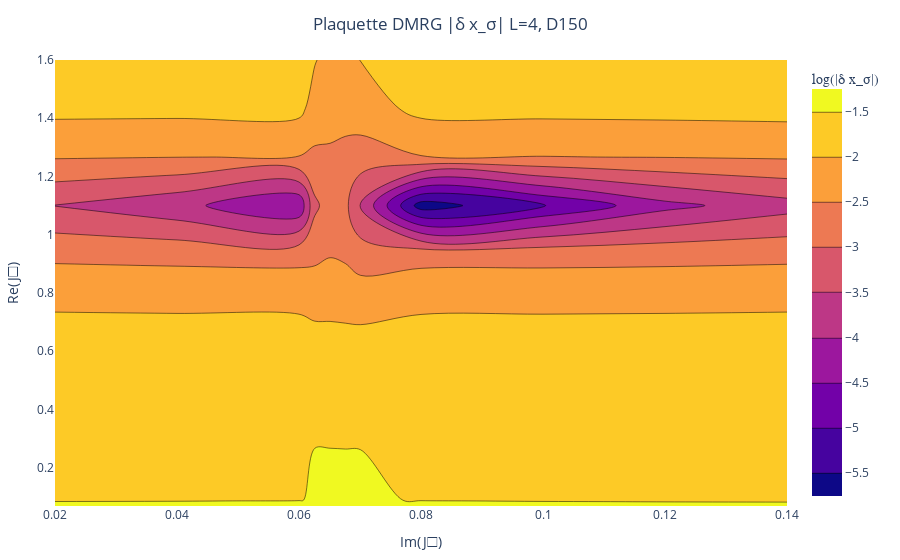

This figure's notebook cell:
### Code cell
using PlotlyJS
using LaTeXStrings
using JLD2
L = 4
D = 150
Q = 5

Results = load_object("Leading boundary plaquette DMRG $L,D150")

target = 0.134 − 0.021im

z_values = [log(abs((log(Results[1,j]/Results[2,j])  - ((2*pi)/L)*log(1+sqrt(Q))*target))) for j in 1:l]
p = PlotlyJS.plot(PlotlyJS.contour(   z=real(z_values),
    x=real(-im*test_values),
        y=real(test_values),fill=true,colorbar=attr(
            title="log(|δ x_σ|)", # title here
            titleside="top",
            titlefont=attr(
                size=14,
                family="Arial, sans-serif"
            )
        )),Layout(title=attr(text = "Plaquette DMRG |δ x_σ| L=$L, D$D",x = 0.5),xaxis_title="Im(J□)",yaxis_title="Re(J□)"))
display(p)
